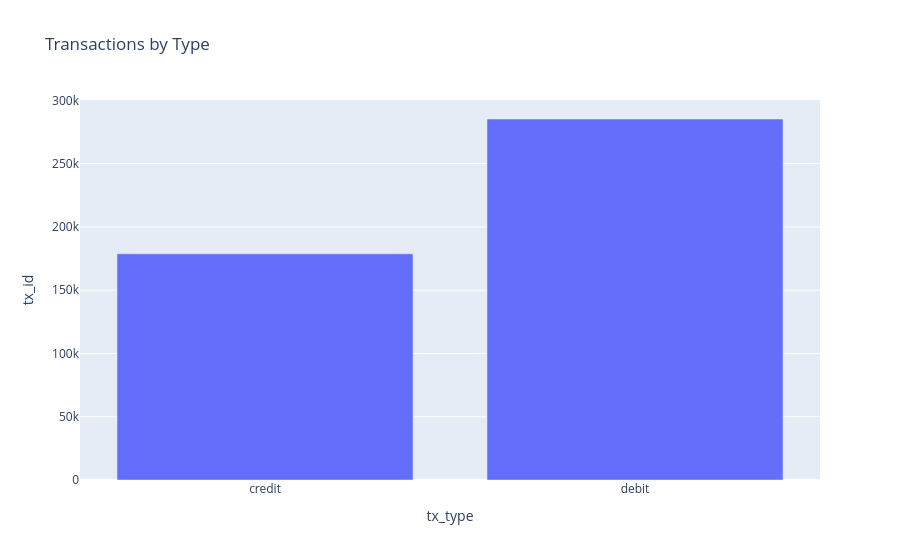

Write notebook code for a chart like this one.
### Code cell
# Transactions by type

px.bar(
    (
        transactions.groupby("tx_type")
        ["tx_id"]
        .count()
        .reset_index()
    ),
    x="tx_type",
    y="tx_id",
    title="Transactions by Type"
)

### Figure 1 — Plotly figure (JSON) as saved in the notebook; plotly's stock layout.template omitted (floating-point values rounded to 4 significant figures)
{"data": [{"hovertemplate": "tx_type=%{x}<br>tx_id=%{y}<extra></extra>", "legendgroup": "", "marker": {"color": "#636efa", "pattern": {"shape": ""}}, "name": "", "orientation": "v", "showlegend": false, "textposition": "auto", "type": "bar", "x": ["credit", "debit"], "xaxis": "x", "y": [178763, 285286], "yaxis": "y"}], "layout": {"barmode": "relative", "legend": {"tracegroupgap": 0}, "title": {"text": "Transactions by Type"}, "xaxis": {"anchor": "y", "domain": [0, 1], "title": {"text": "tx_type"}}, "yaxis": {"anchor": "x", "domain": [0, 1], "title": {"text": "tx_id"}}}}
